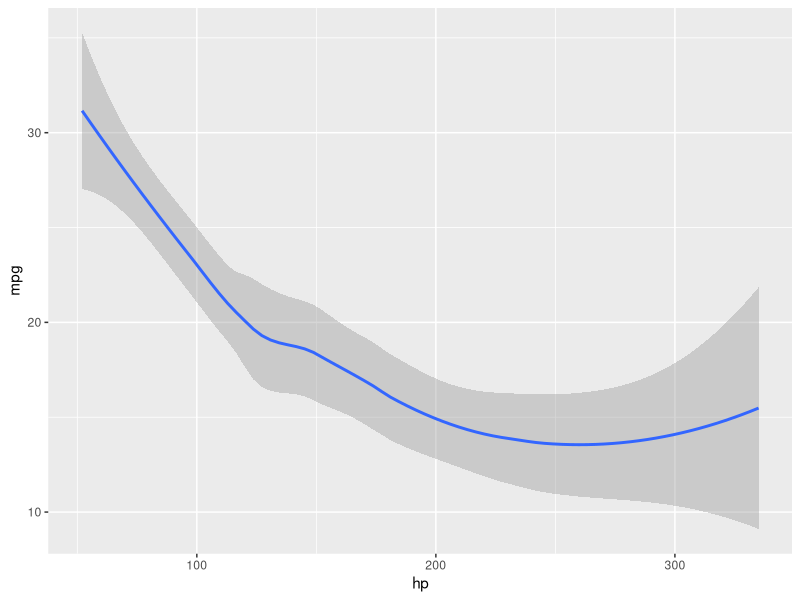

This chart was generated by the following R code:
data("mtcars")
library(ggplot2)
mtcars
ggplot(mtcars,aes(x=hp,y=mpg,col=cyl))+geom_smooth()

# Load the built-in dataset 'trees'
data(trees)

# Subset the dataset without using a package or function
trees_subset_a <- trees[trees$Height > 16 & trees$Girth > 15, ]
trees_subset_a=subset(trees,(trees$Height > 16 & trees$Girth > 15))

print("Subset using base R:")
print(trees_subset_a)

